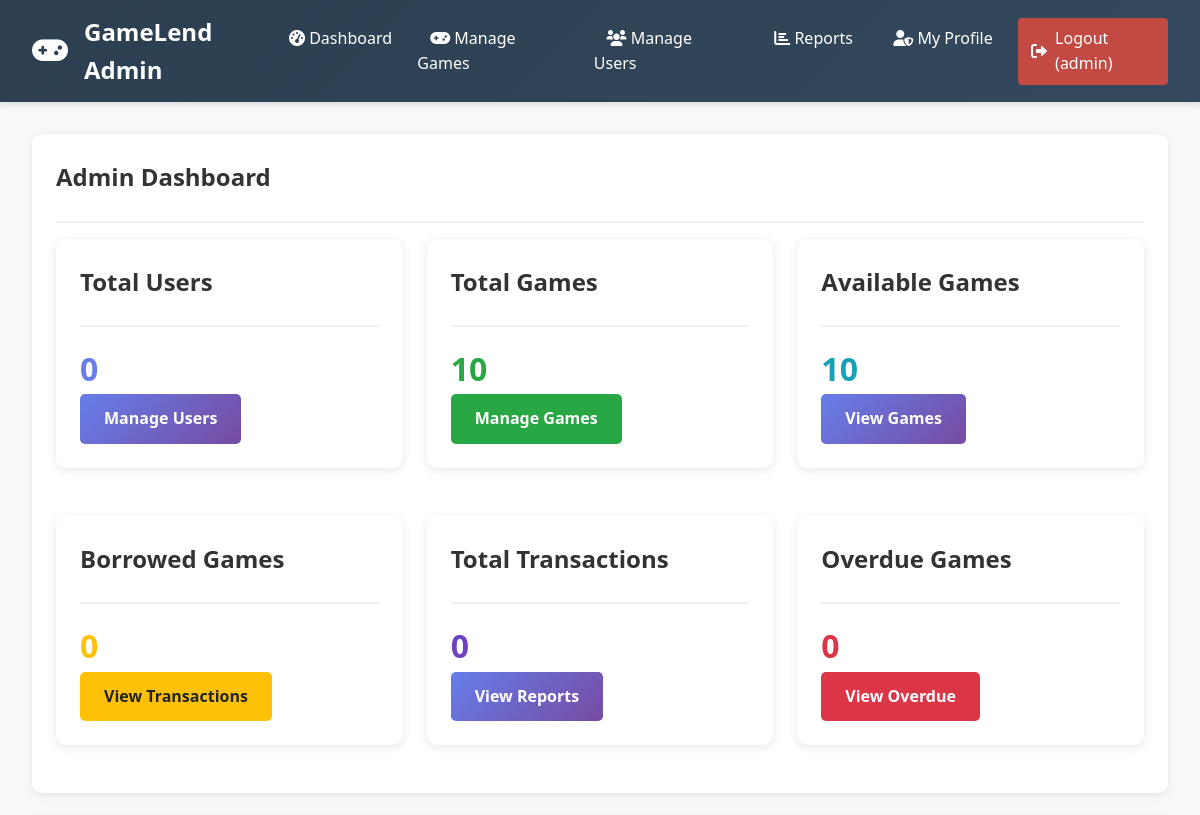
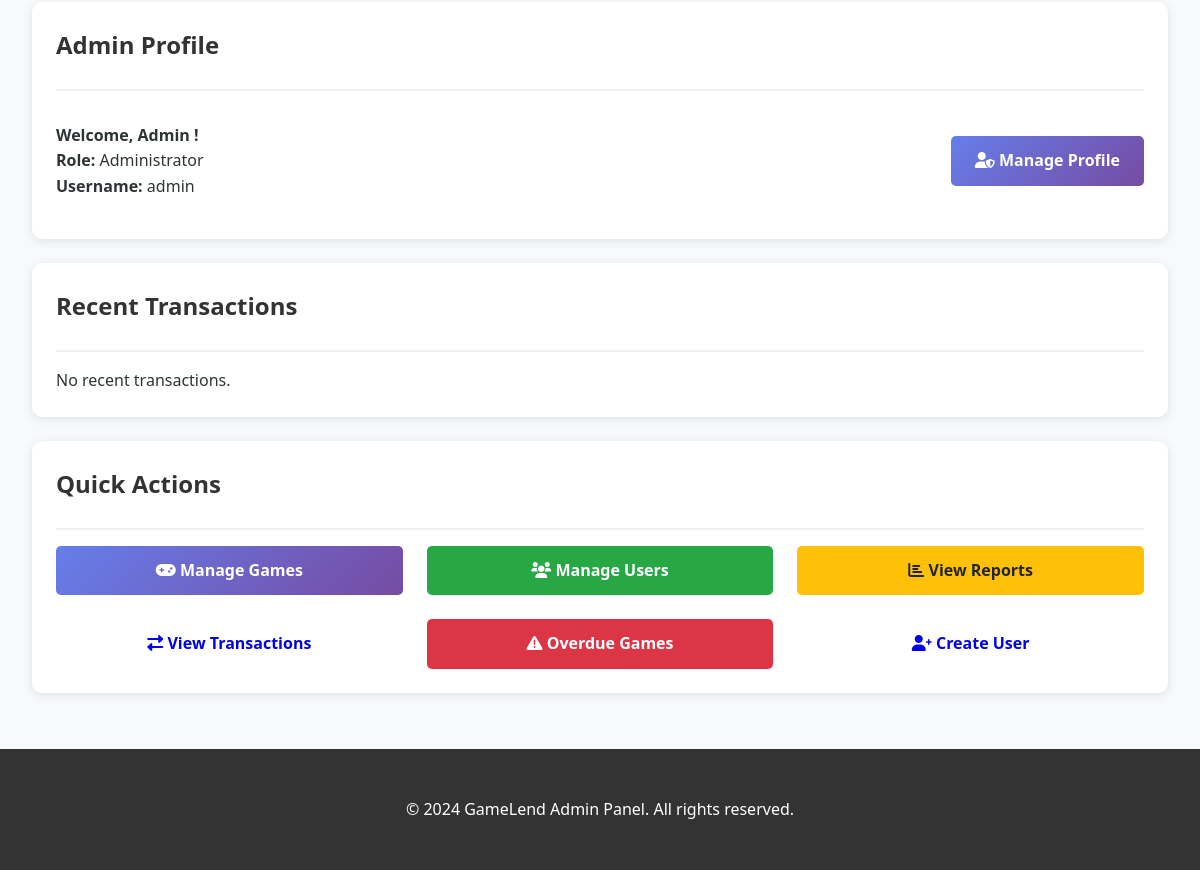
/admin/dashboard.php (signed in), run on an earlier commit of the app's database (2 pictures, top to bottom).
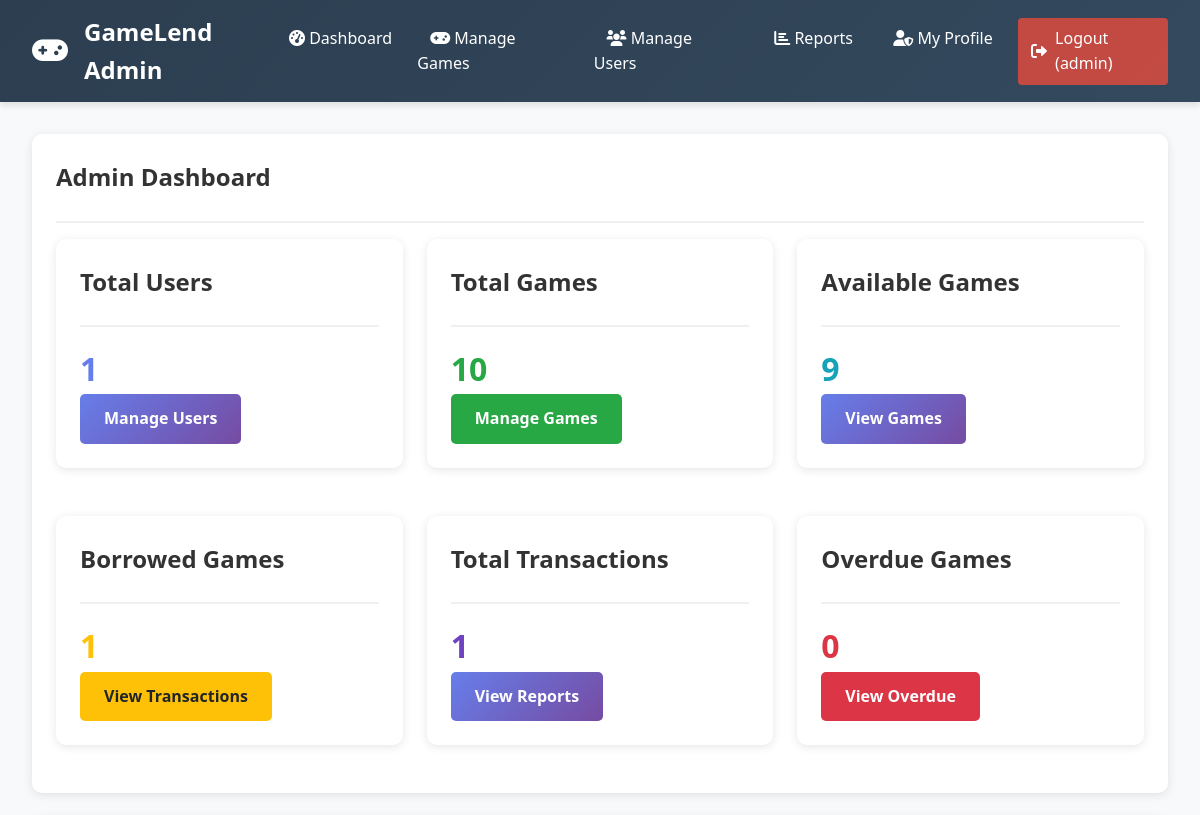
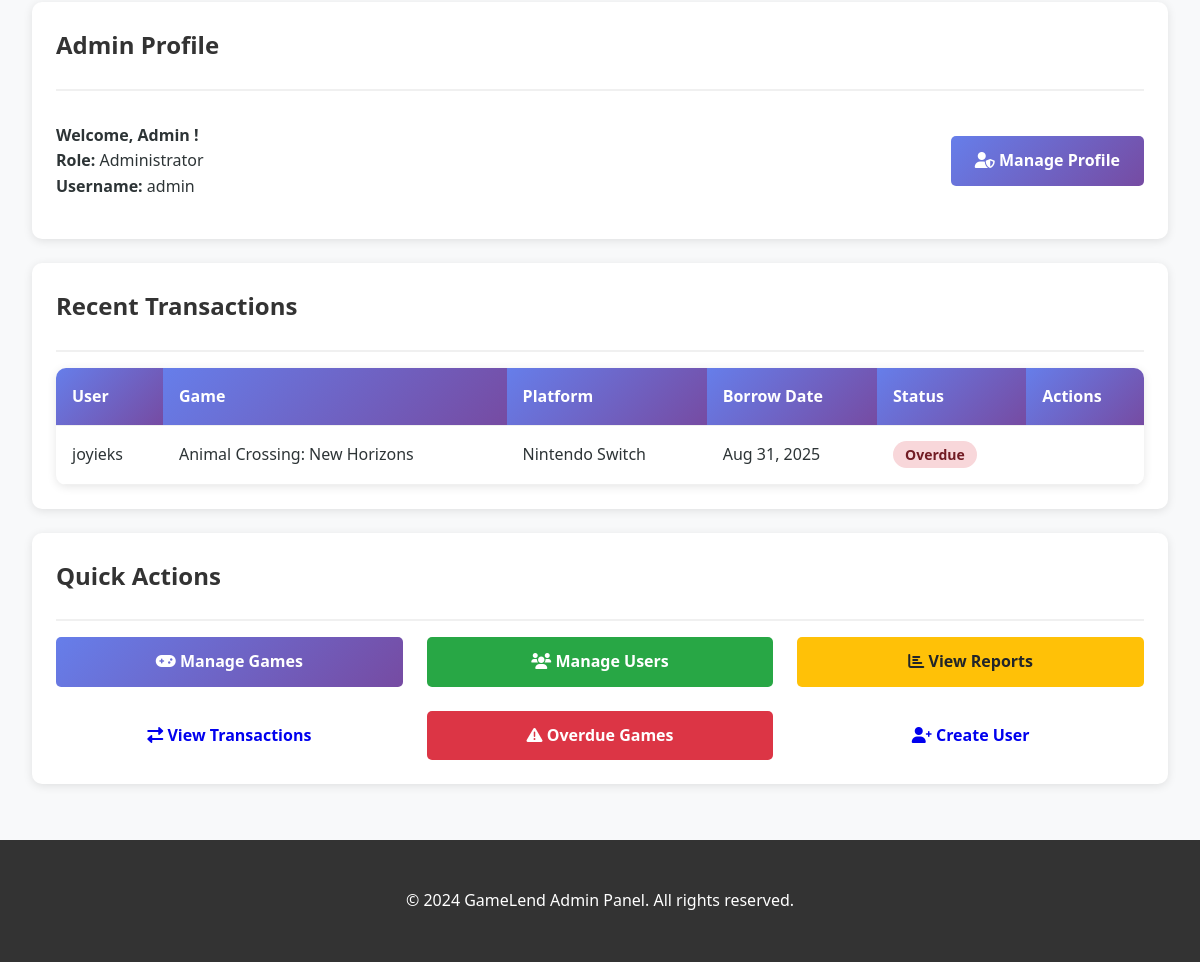
And on a later commit of the database (2 pictures, top to bottom).
### tables this page shows
CREATE TABLE `borrow_transactions` (
  `id` int(11) NOT NULL,
  `user_id` int(11) NOT NULL,
  `game_id` int(11) NOT NULL,
  `borrow_date` timestamp NOT NULL DEFAULT current_timestamp(),
  `return_date` timestamp NULL DEFAULT NULL,
  `status` enum('borrowed','returned','overdue') DEFAULT 'borrowed'
);

CREATE TABLE `users` (
  `id` int(11) NOT NULL,
  `username` varchar(50) NOT NULL,
  `email` varchar(100) NOT NULL,
  `password` varchar(255) NOT NULL,
  `first_name` varchar(50) NOT NULL,
  `last_name` varchar(50) NOT NULL,
  `gender` enum('male','female','other','prefer_not_to_say') NOT NULL,
  `role` enum('admin','customer') DEFAULT 'customer',
  `created_at` timestamp NOT NULL DEFAULT current_timestamp(),
  `updated_at` timestamp NOT NULL DEFAULT current_timestamp() ON UPDATE current_timestamp()
);

CREATE TABLE `games` (
  `id` int(11) NOT NULL,
  `title` varchar(100) NOT NULL,
  `platform` varchar(50) NOT NULL,
  `status` enum('available','borrowed','maintenance') DEFAULT 'available',
  `created_at` timestamp NOT NULL DEFAULT current_timestamp(),
  `updated_at` timestamp NOT NULL DEFAULT current_timestamp() ON UPDATE current_timestamp()
);

### admin/dashboard.php (the view, shortened to what the changed rows need)
<?php
require_once '../db/db_connect.php';
$stats = [];
$stmt = $pdo->query("SELECT COUNT(*) as count FROM users WHERE role = 'customer'");
$stats['total_users'] = $stmt->fetch()['count'];
$stmt = $pdo->query("SELECT COUNT(*) as count FROM games");
$stats['total_games'] = $stmt->fetch()['count'];
$stmt = $pdo->query("SELECT COUNT(*) as count FROM games WHERE status = 'available'");
$stats['available_games'] = $stmt->fetch()['count'];
$stmt = $pdo->query("SELECT COUNT(*) as count FROM games WHERE status = 'borrowed'");
$stats['borrowed_games'] = $stmt->fetch()['count'];
$stmt = $pdo->query("SELECT COUNT(*) as count FROM borrow_transactions");
$stats['total_transactions'] = $stmt->fetch()['count'];
$stmt = $pdo->query("SELECT COUNT(*) as count FROM borrow_transactions
                     WHERE status = 'borrowed' AND borrow_date < DATE_SUB(NOW(), INTERVAL 14 DAY)");
$stats['overdue_games'] = $stmt->fetch()['count'];
$stmt = $pdo->query("SELECT bt.*, u.username, g.title, g.platform
                     FROM borrow_transactions bt
                     JOIN users u ON bt.user_id = u.id
                     JOIN games g ON bt.game_id = g.id
                     ORDER BY bt.borrow_date DESC LIMIT 10");
$recent_transactions = $stmt->fetchAll();
include 'includes/admin_header.php';
?>
<div class="card">
    <div class="card-header">
        <h2 class="card-title">Admin Dashboard</h2>
    </div>
    <div class="grid">
        <div class="card">
            <div class="card-header">
                <h3 class="card-title">Total Users</h3>
            </div>
            <p style="font-size: 2rem; font-weight: bold; color: #667eea;"><?php echo $stats['total_users']; ?></p>
            <a href="users.php" class="btn btn-primary">Manage Users</a>
        </div>
        <div class="card">
            <div class="card-header">
                <h3 class="card-title">Available Games</h3>
            </div>
            <p style="font-size: 2rem; font-weight: bold; color: #17a2b8;"><?php echo $stats['available_games']; ?></p>
            <a href="games.php" class="btn btn-primary">View Games</a>
        </div>
        <div class="card">
            <div class="card-header">
                <h3 class="card-title">Borrowed Games</h3>
            </div>
            <p style="font-size: 2rem; font-weight: bold; color: #ffc107;"><?php echo $stats['borrowed_games']; ?></p>
            <a href="transactions.php" class="btn btn-warning">View Transactions</a>
        </div>
        <div class="card">
            <div class="card-header">
                <h3 class="card-title">Total Transactions</h3>
            </div>
            <p style="font-size: 2rem; font-weight: bold; color: #6f42c1;"><?php echo $stats['total_transactions']; ?></p>
            <a href="reports.php" class="btn btn-primary">View Reports</a>
        </div>
    </div>
</div>
<div class="card">
    <div class="card-header">
        <h3 class="card-title">Recent Transactions</h3>
    </div>
    <?php if(empty($recent_transactions)): ?>
        <p>No recent transactions.</p>
    <?php else: ?>
        <table class="table">
            <thead>
                <tr>
                    <th>User</th>
                    <th>Game</th>
                    <th>Platform</th>
                    <th>Borrow Date</th>
                    <th>Status</th>
                    <th>Actions</th>
                </tr>
            </thead>
            <tbody>
                <?php foreach($recent_transactions as $transaction): ?>
                    <tr>
                        <td><?php echo htmlspecialchars($transaction['username']); ?></td>
                        <td><?php echo htmlspecialchars($transaction['title']); ?></td>
                        <td><?php echo htmlspecialchars($transaction['platform']); ?></td>
                        <td><?php echo date('M j, Y', strtotime($transaction['borrow_date'])); ?></td>
                        <td>
                            <span class="badge badge-<?php echo $transaction['status']; ?>">
                                <?php echo ucfirst($transaction['status']); ?>
                            </span>
                        </td>
                        <td>
                        </td>
                    </tr>
                <?php endforeach; ?>
            </tbody>
        </table>
    <?php endif; ?>
</div>
<?php include 'includes/admin_footer.php'; ?>

What changed in the data, as far as the page shows it:
added borrow_transactions: user.username "joyieks", game.title "Animal Crossing: New Horizons", game.platform "Nintendo Switch", borrow_date "Aug 31, 2025", status "Overdue"
Also different on the page:
$stats['total_users']: "0" → "1"
$stats['available_games']: "10" → "9"
$stats['borrowed_games']: "0" → "1"
$stats['total_transactions']: "0" → "1"
text no longer shown: "No recent transactions."
text now shown: "User Game Platform Borrow Date Status Actions"
